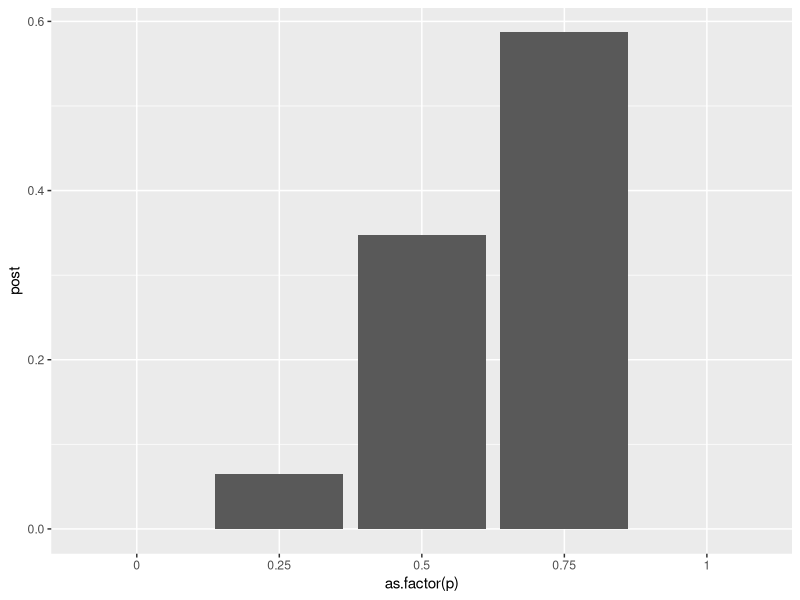
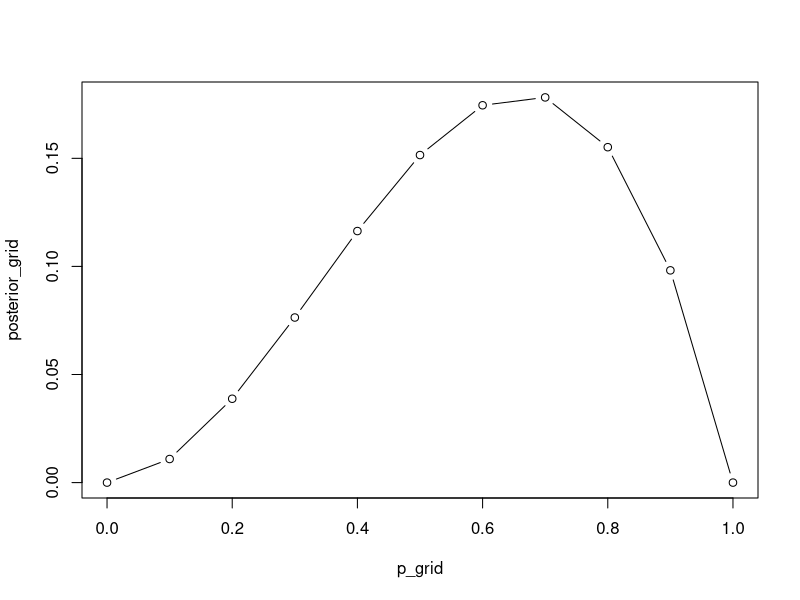
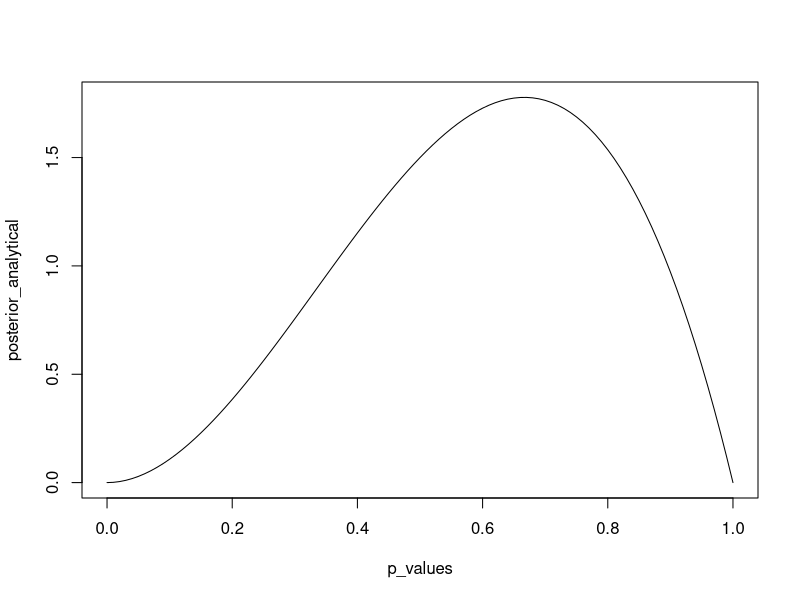
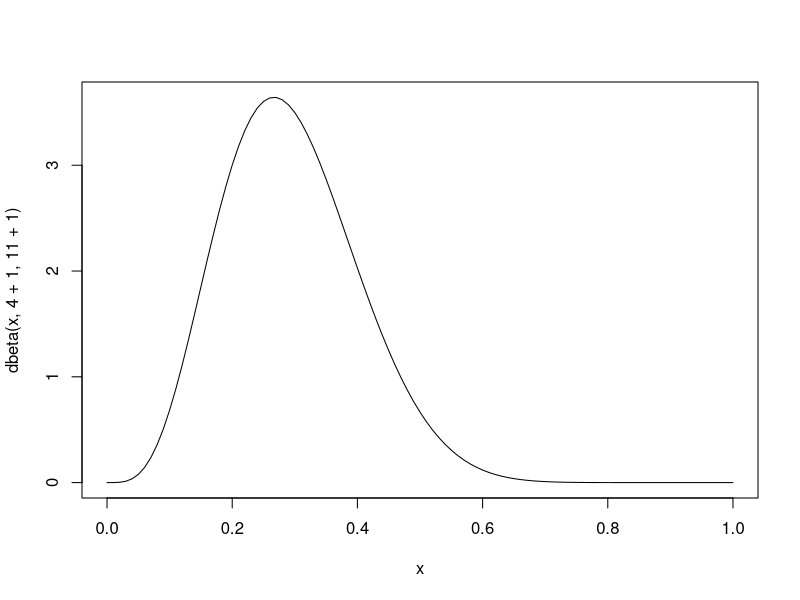
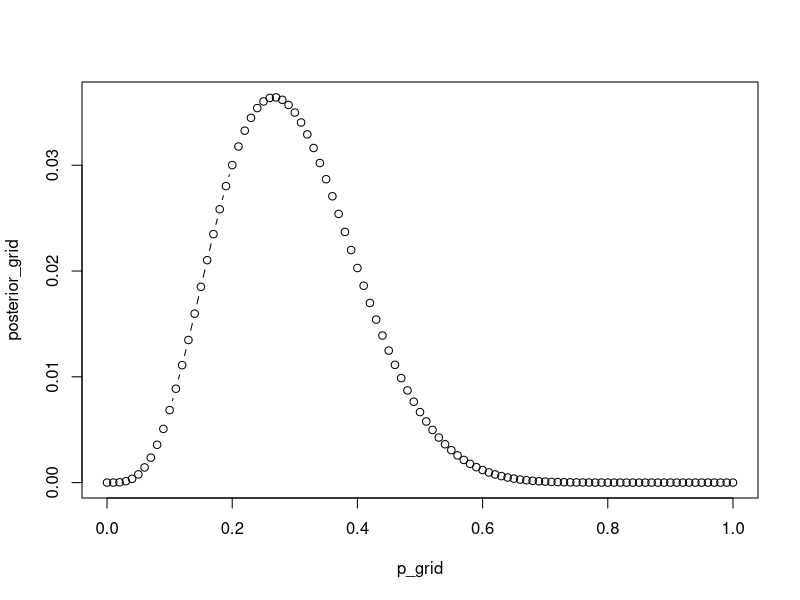
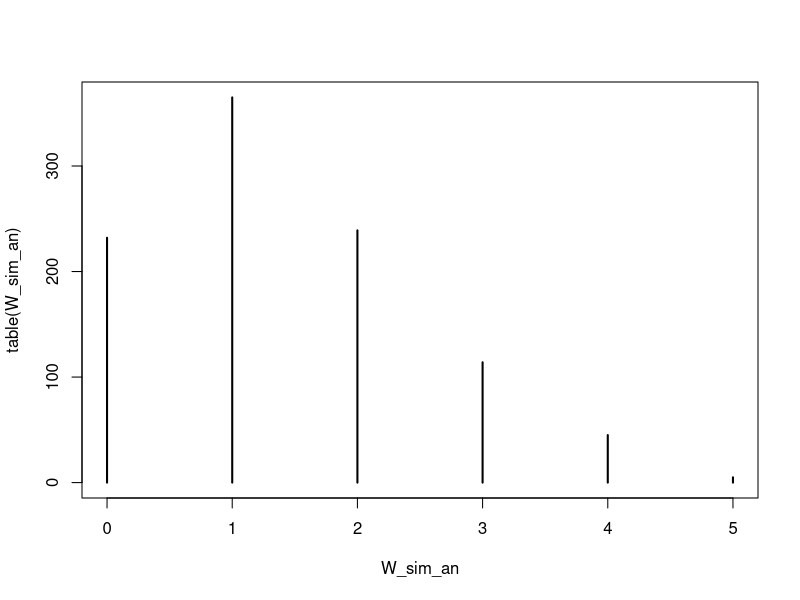
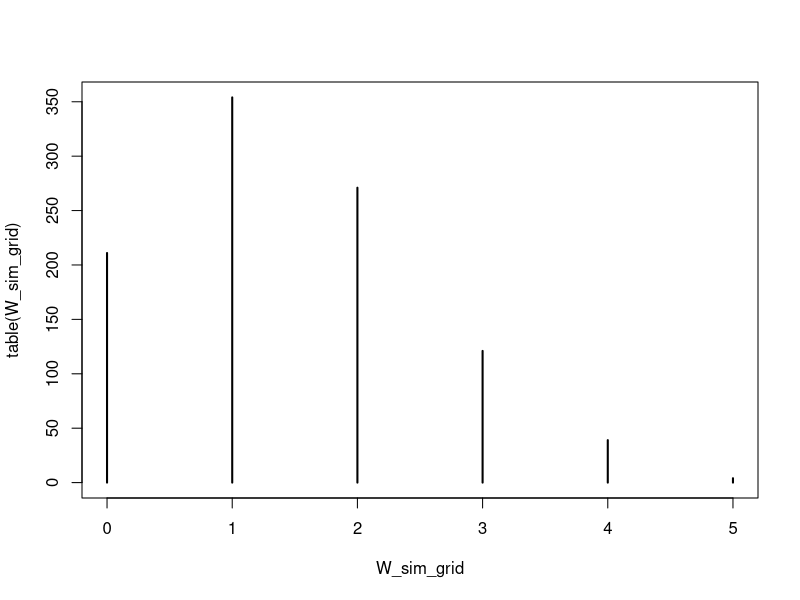

These charts were generated, in order, by the following R code:
## ---- chunk 1
knitr::opts_chunk$set(echo = TRUE)
library(ggplot2)
## ---- chunk 2
# get ways for given p, number of W and number of L
get_ways <- function(p, numW, numL) {
  ways <- (4 * p)^numW * (4-4*p)^numL
  return(ways)
}
## ---- chunk 3
get_ways(p=0.75, numW=2, numL=1)
## ---- chunk 4
p<-c(0, 0.25, 0.50, 0.75,1)
sapply(p, get_ways, numW=2, numL=1)
## ---- chunk 5
ways <- sapply(p, get_ways, numW=2, numL=1)
prob <- ways/sum(ways)
data.frame(p, ways, prob)
## ---- chunk 6
compute_posterior <- function(my_sample, p) {
  W <- sum(my_sample == "W")
  L <- sum(my_sample == "L")
  
  ways <- sapply(p, get_ways, numW=W, numL=L)
  post <- ways/sum(ways)
  data.frame(p, ways, post)
}

compute_posterior(c("W", "L", "W"), p=p)
## ---- chunk 7
compute_posterior(c("W", "L", "W","W"), p=p)
## ---- chunk 8
posterior<- compute_posterior(c("W", "L", "W","W"), p=p)

ggplot(posterior, aes(y=post, x=as.factor(p))) +
  geom_col() 
## ---- chunk 9
p_grid <- c(0, 0.1, 0.2, 0.3, 0.4, 0.5, 0.6, 0.7, 0.8, 0.9, 1)
## ---- chunk 10
prior <- c(1, 1, 1, 1, 1, 1, 1, 1, 1, 1, 1)
## ---- chunk 11
get_ways_grid <- function(p, numW, numL) {
  # more like a likelihood but same spirit
  # refer to page 33, or you can use dbinom(numW, numW+numL, p)
  
  likelihood <-(factorial(numW+numL)/(factorial(numW)*factorial(numL))) * (p^numW * (1-p)^numL)
return(likelihood)
  
}

## ---- chunk 12
get_ways_grid(p=0.5, 2,1)
## ---- chunk 13
compute_posterior_grid <- function(my_sample, prior, p) {
  W <- sum(my_sample == "W")
  L <- sum(my_sample == "L")
  
  # likelihood for each grid value
  likelihood <- sapply(p_grid, get_ways_grid, numW=W, numL=L)
  
  unstandardized_posterior <- likelihood * prior
  ## normalize posterior so they sum up to 1
  posterior <- unstandardized_posterior / sum(unstandardized_posterior)
  return(posterior)
}
## ---- chunk 14
observation <- c("W", "L", "W")
prior <- c(1, 1, 1, 1, 1, 1, 1, 1, 1, 1, 1)
p_grid <- c(0, 0.1, 0.2, 0.3, 0.4, 0.5, 0.6, 0.7, 0.8, 0.9, 1)
posterior_grid <-compute_posterior_grid(observation, prior=prior, p_grid)
print(posterior_grid)
## ---- chunk 15
plot(p_grid, posterior_grid, "b")
## ---- chunk 16
## Note that this is true for the "unassuming" prior.
compute_posterior_analytical <-function(my_sample, p_values) {
  W <- sum(my_sample == "W")
  L <- sum(my_sample == "L")
  
  posterior <- dbeta(p_values, W+1, L+1)
  return(posterior)
}

## We can c
p_values <- seq(0,1,0.01) # we can be generous here
posterior_analytical <- compute_posterior_analytical(c("W","L","W"), p_values)
## ---- chunk 17
plot(p_values, posterior_analytical,"l")
## ---- chunk 18
  curve(dbeta(x, 4+1, 11+1), from=0, to=1)
## ---- chunk 19
observation <- c(rep("W", 4), rep("L", 11))
print(observation)
## ---- chunk 20
p_grid <- seq(0,1,0.01)
prior <- rep(1, length(p_grid)) # we would like to create 1 as prior for each p value
posterior_grid <- compute_posterior_grid(observation, prior, p_grid)

plot(p_grid, posterior_grid, "b")
## ---- chunk 21
# Get a sample of p values
p_samples <- rbeta(1000, 4+1, 11+1)
 
# For each p value, draw 5 samples
W_sim_an <- rbinom(1000, 5, p=p_samples)


plot(table(W_sim_an))

## ---- chunk 22
# Sample from p values, given their probabilities (posterior)
p_samples <- sample(p_grid, 1000, prob=posterior_grid, replace=TRUE)
 
# For each p value, draw 5 samples
W_sim_grid <- rbinom(1000, 5, p=p_samples)


plot(table(W_sim_grid))

## ---- chunk 23
sum(W_sim_an >=3) / length(W_sim_an)
## ---- chunk 24
sum(W_sim_grid >=3) / length(W_sim_grid)
